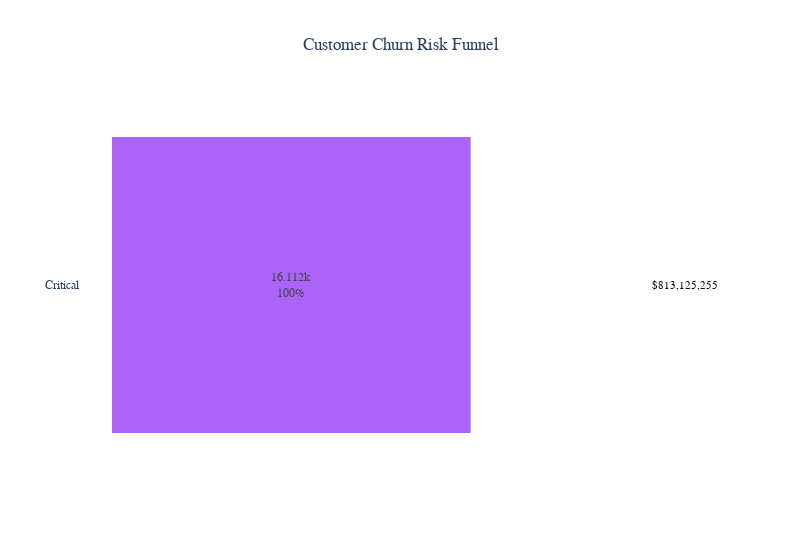

The notebook cell saved with this chart:
### Markdown cell above
### Churn Risk Funnel

### Code cell
churn_risk_funnel_query  = """
    SELECT predicted_churn_category, 
            COUNT(*) as customer_count,
            SUM(clv_at_risk) as total_clv_at_risk
    FROM gold.analytics_customer_churn_prediction
    GROUP BY predicted_churn_category
    ORDER BY CASE predicted_churn_category
        WHEN 'Critical' THEN 1
        WHEN 'High' THEN 2
        WHEN 'Medium' THEN 3
        WHEN 'Low' THEN 4
    END
"""

churn_risk_funnel_df = fetch_data(churn_risk_funnel_query)

fig = go.Figure(go.Funnel(
    y=churn_risk_funnel_df['predicted_churn_category'],
    x=churn_risk_funnel_df['customer_count'],
    textinfo="value+percent initial",
    marker={"color": ['#AB63FA', '#EF553B', '#FFA15A', '#00CC96']},
    hovertemplate=(
        '<b>%{y}</b><br>' +
        'Customers: %{x:,}<br>' +
        'CLV at Risk: $%{customdata:,.2f}<extra></extra>'
    ),
    customdata=churn_risk_funnel_df['total_clv_at_risk']
))

# Layout improvements
fig.update_layout(
    title={
        'text': "Customer Churn Risk Funnel",
        'x':0.5,  # Center title
        'xanchor': 'center'
    },
    height=550,
    width=800,
    font=dict(size=12, family='Arial'),
    plot_bgcolor='white',
    paper_bgcolor='white'
)

# Add annotations for total CLV at risk (optional but nice for presentation)
for i, row in churn_risk_funnel_df.iterrows():
    fig.add_annotation(
        x=row['customer_count'],
        y=row['predicted_churn_category'],
        text=f"${row['total_clv_at_risk']:,.0f}",
        showarrow=False,
        xanchor='left',
        yanchor='middle',
        font=dict(size=11, color='black')
    )

fig.show()

### Figure 1 — Plotly figure (JSON) as saved in the notebook; plotly's stock layout.template omitted (floating-point values rounded to 4 significant figures)
{"data": [{"customdata": [813100000.0], "hovertemplate": "<b>%{y}</b><br>Customers: %{x:,}<br>CLV at Risk: $%{customdata:,.2f}<extra></extra>", "marker": {"color": ["#AB63FA", "#EF553B", "#FFA15A", "#00CC96"]}, "textinfo": "value+percent initial", "type": "funnel", "x": [16112], "y": ["Critical"]}], "layout": {"annotations": [{"font": {"color": "black", "size": 11}, "showarrow": false, "text": "$813,125,255", "x": 16112, "xanchor": "left", "y": "Critical", "yanchor": "middle"}], "font": {"family": "Arial", "size": 12}, "height": 550, "paper_bgcolor": "white", "plot_bgcolor": "white", "title": {"text": "Customer Churn Risk Funnel", "x": 0.5, "xanchor": "center"}, "width": 800}}
